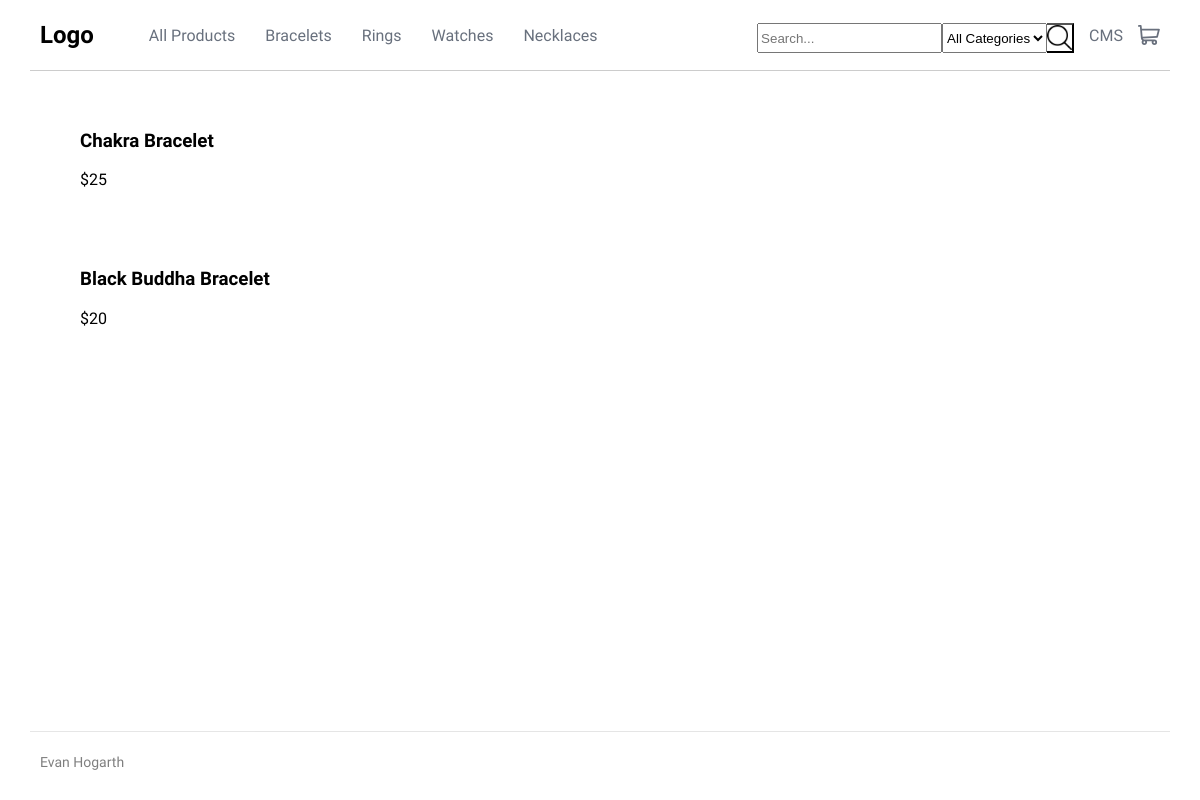
Page /category_page.php?id=1 on the earlier database version.
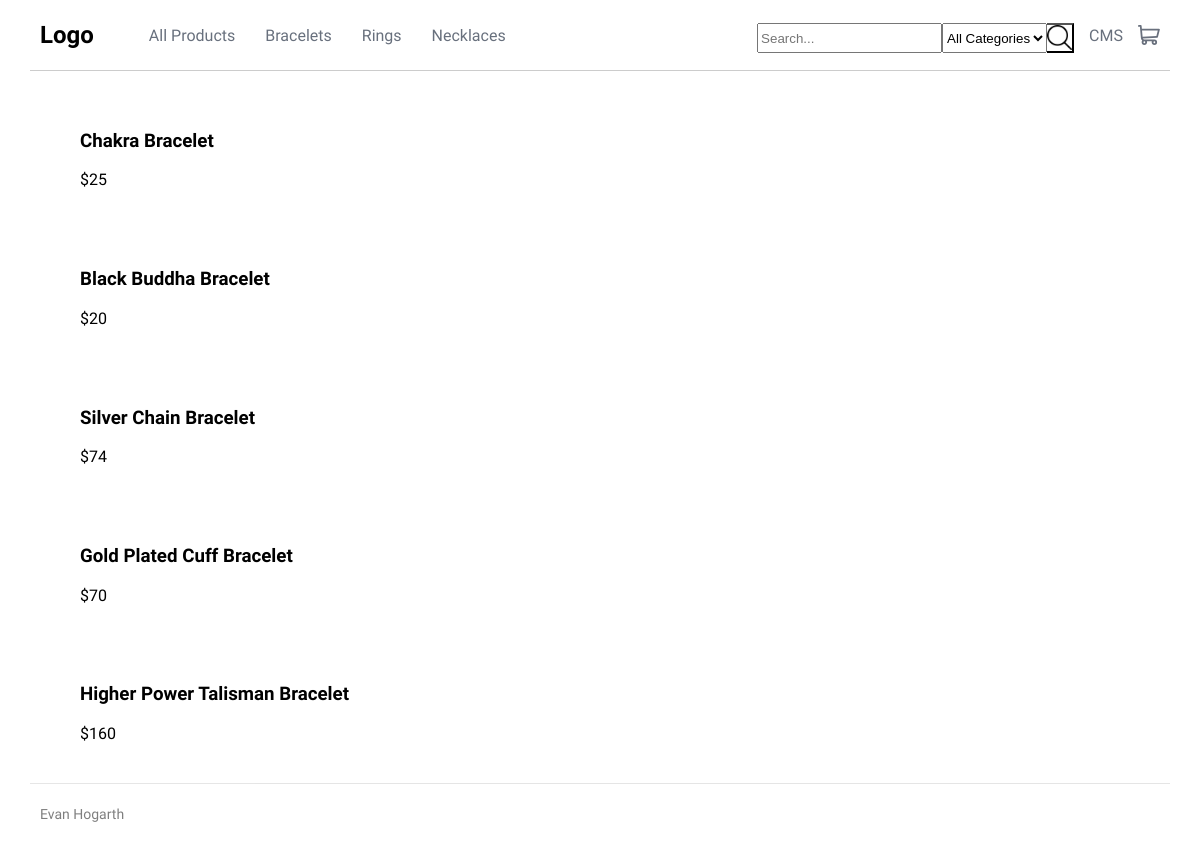
Same page on the later database version.
### tables this page shows
CREATE TABLE `categories` (
  `category_id` int(11) NOT NULL,
  `category_name` varchar(50) NOT NULL
);

CREATE TABLE `products` (
  `id` int(11) NOT NULL,
  `category_id` int(11) NOT NULL,
  `product_name` varchar(100) NOT NULL,
  `stock` int(11) NOT NULL,
  `description` text NOT NULL,
  `price` float NOT NULL,
  `image_url` varchar(200) NOT NULL
);

### category_page.php (the view, shortened to what this page needs)
<?php
  require('connect.php');
  $id = filter_input(INPUT_GET, 'id', FILTER_SANITIZE_NUMBER_INT);
  $query = "SELECT * FROM products WHERE category_id = :id";
  $statement = $db->prepare($query);
  $statement->bindValue(':id', $id, PDO::PARAM_INT);
  $statement->execute();
?>
<!DOCTYPE html>
<html lang="en" dir="ltr">
  <head>
    <link rel="stylesheet" href="styles.css">
  </head>
  <body>
    <?php require('navigation.php') ?>
    <main class="category-page">
      <?php while($row = $statement->fetch()): ?>
        <div class="cp-product-block">
          <a class="link-product" href="product_page.php?id=<?= $row['id'] ?>"><h3><?= $row['product_name'] ?></h3></a>
          <p>$<?= $row['price'] ?></p>
        </div>
      <?php endwhile ?>
    </main>
    <footer>
      <p>Evan Hogarth</p>
    </footer>
  </body>
</html>

### navigation.php (shortened to what this page needs)
<?php
  $navQuery = "SELECT * FROM categories";
  $navStatement = $db->prepare($navQuery);
  $navStatement->execute();
?>
<nav>
  <a href="index.php"><h2 id="logo">Logo</h2></a>
  <a class="nav-links" href="all_products.php">All Products</a>
  <?php while($category = $navStatement->fetch()): ?>
    <a class="nav-links" href="category_page.php?id=<?= $category['category_id'] ?>"><?= $category['category_name'] ?></a>
  <?php endwhile ?>
  <form id="search-bar" action="search_products.php">
    <input id="search-input" type="text" placeholder="Search..." name="search">
    <select id="category-search" name="category">
      <option selected="selected" value="-1">All Categories</option>
    </select>
    <button id="search-button" type="submit"><img id="search-icon" src="images/search-symbol.png" alt=""></button>
  </form>
  <a id="admin-link" class="nav-links" href="admin.php">CMS</a>
  <img id="cart-icon" src="images/icon-cart.svg" alt="cart">
</nav>

Differences in the rows shown:
removed categories: category_name "Watches"
added products: product_name "Silver Chain Bracelet", price "74"
added products: product_name "Gold Plated Cuff Bracelet", price "70"
added products: product_name "Higher Power Talisman Bracelet", price "160"
